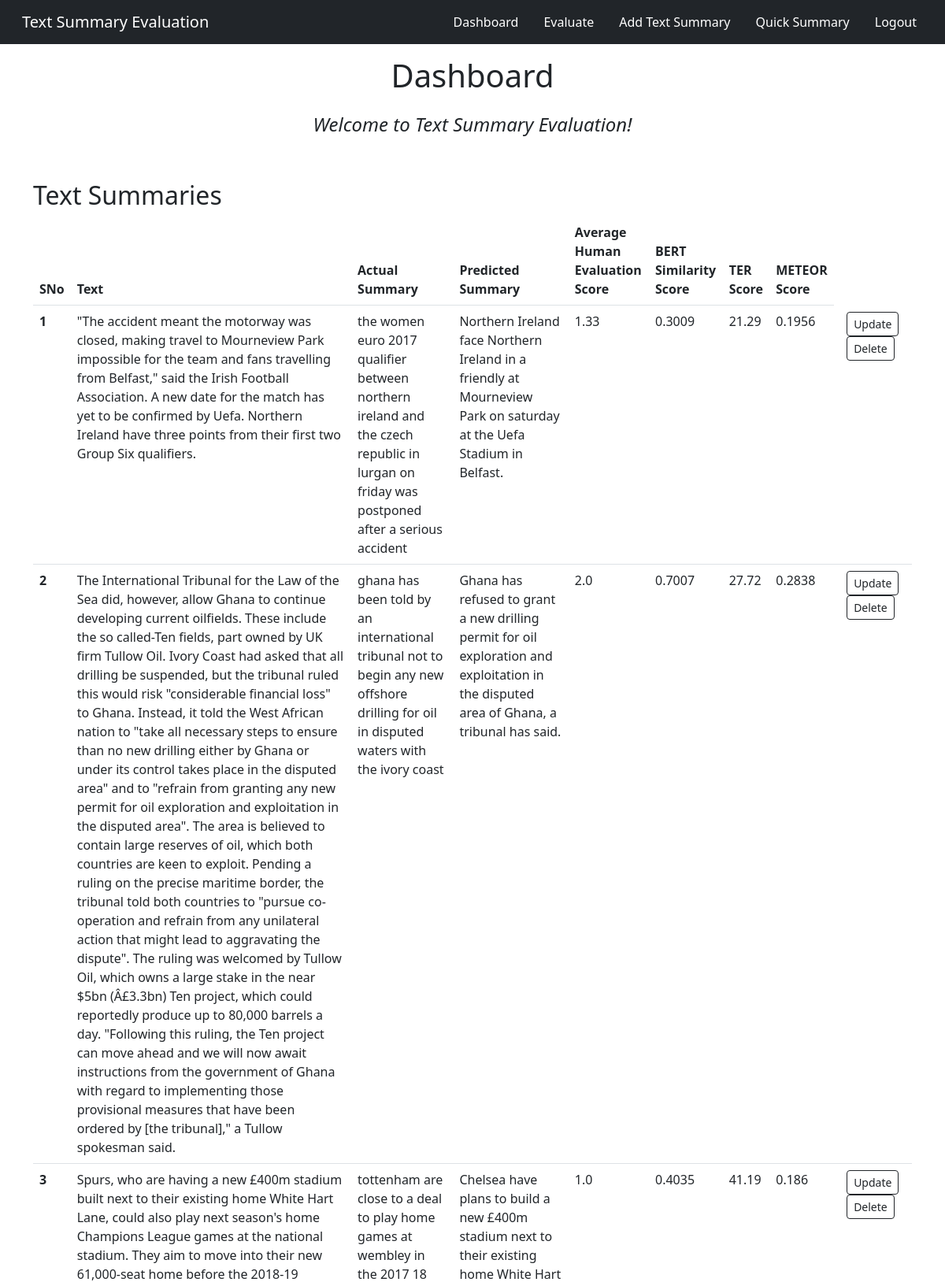
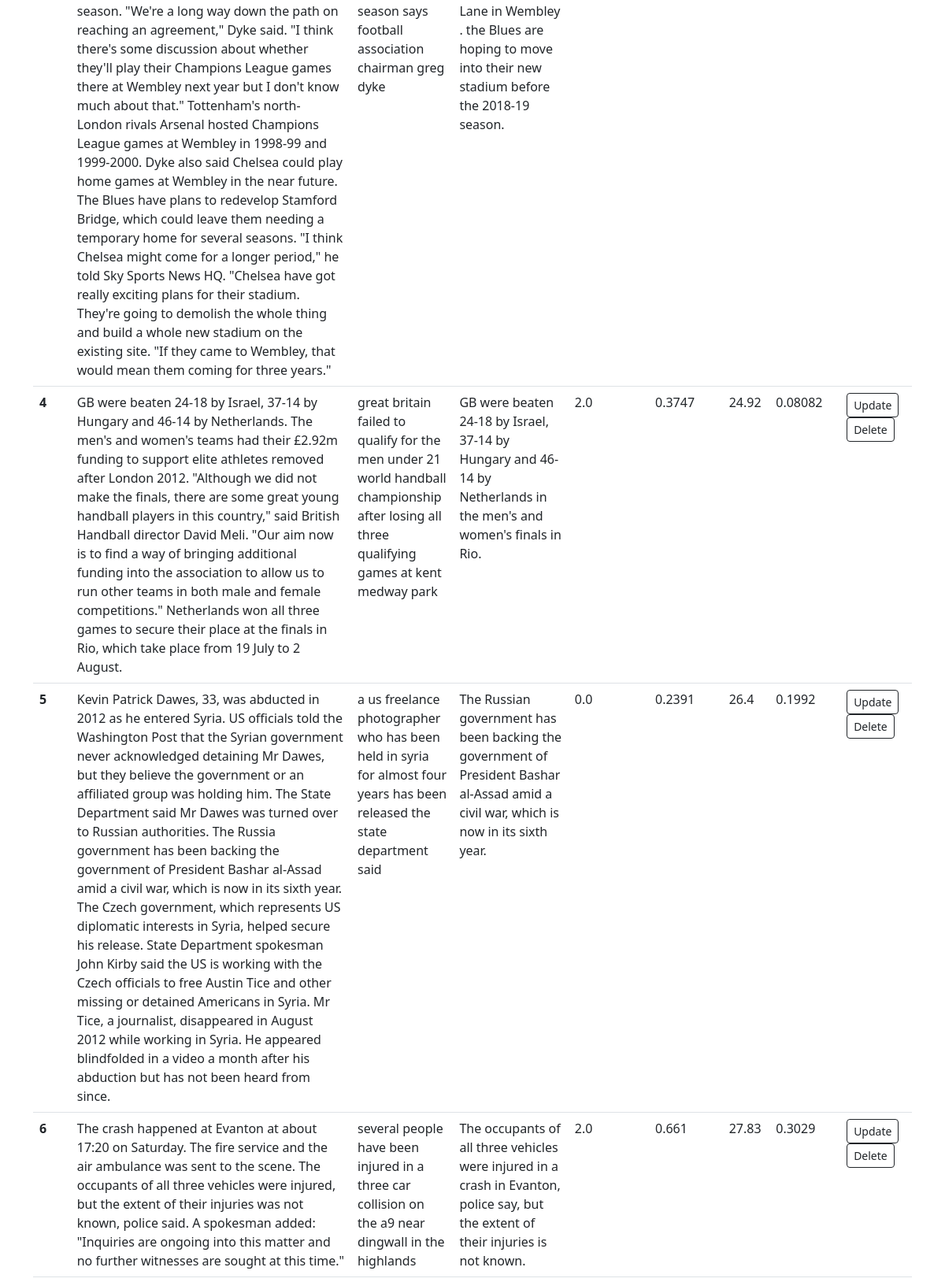
The page /dashboard (signed in, upper part) on the database its author committed (2 pictures, top to bottom).
### app.py (models this page shows, shortened)
class TextSum(db.Model):
    sno = db.Column(db.Integer, primary_key=True)
    text = db.Column(db.String(10000), nullable=False)
    predicted_summary = db.Column(db.String(1000), nullable=False)
    actual_summary = db.Column(db.String(1000), nullable=False)
    cos_sim_score = db.Column(db.Float, nullable=True)
    ter_score = db.Column(db.Float, nullable=True)
    meteor_score = db.Column(db.Float, nullable=True)
    human_score = db.Column(db.Float, nullable=True)
    date_created = db.Column(db.DateTime, default=datetime.utcnow)

### app.py (the view)
@app.route('/dashboard', methods=['GET', 'POST'])
@login_required
def dashboard():
    allTextSum = TextSum.query.all()
    return render_template('dashboard.html', allTextSum=allTextSum)

### app.py (called while the page is built)
@login_manager.user_loader
def load_user(user_id):
    return User.get(user_id)

    def get(id):
        return User.query.filter_by(id=id).first()

### templates/dashboard.html (shortened to what this page needs)
<!DOCTYPE html>
<html lang="en">
<head>
</head>
<body>
{% extends 'base2.html' %}
{% block body %}
    <h1>Dashboard</h1>
    <h4><i>Welcome to Text Summary Evaluation!</i></h4>
    <div class="container">
        <h2>Text Summaries</h2>
        {% if allTextSum|length == 0%}
            <div class="alert alert-dark" role="alert">
                No record
            </div>
        {% else %}
            <table class="table">
                <thead>
                    <tr>
                        <th scope="col">SNo</th>
                        <th scope="col">Text</th>
                        <th scope="col">Actual Summary</th>
                        <th scope="col">Predicted Summary</th>
                        <th scope="col">Average Human Evaluation Score</th>
                        <th scope="col">BERT Similarity Score</th>
                        <th scope="col">TER Score</th>
                        <th scope="col">METEOR Score</th>
                    </tr>
                </thead>
                <tbody>
                    {% for textsum in allTextSum %}
                        <tr>
                            <th scope="row">{{loop.index}}</th>
                            <td>{{textsum.text}}</td>
                            <td>{{textsum.actual_summary}}</td>
                            <td>{{textsum.predicted_summary}}</td>
                            <td>{{textsum.human_score}}</td>
                            <td>{{textsum.cos_sim_score}}</td>
                            <td>{{textsum.ter_score}}</td>
                            <td>{{textsum.meteor_score}}</td>
                            <td>
                                <a href="/textsum/update/{{textsum.sno}}" type="button" class="btn btn-outline-dark btn-sm mx-2">Update</button>
                                <a href="/textsum/delete/{{textsum.sno}}" type="button" class="btn btn-outline-dark btn-sm mx-2">Delete</button>
                            </td>
                        </tr>
                    {% endfor %}
                </tbody>
            </table>
        {% endif %}
    </div>
{% endblock body %}

### templates/dashboard.html (style rules this page uses)
h1 { padding: 1rem; text-align: center; }
h4 { padding-bottom: 3rem; text-align: center; }
.container { padding-bottom: 10rem; }

### rows shown on the page
TextSum: text "\"The accident meant the motorway was closed, making travel to Mourneview Park impossible for the team and fans travelling from Belfast,\" said the Irish Football Association. A new date for the match has yet to be confirmed by Uefa. Northern Ireland have three points from their first two Group Six qualifiers.", actual_summary "the women euro 2017 qualifier between northern ireland and the czech republic in lurgan on friday was postponed after a serious accident", predicted_summary "Northern Ireland face Northern Ireland in a friendly at Mourneview Park on saturday at the Uefa Stadium in Belfast.", human_score "1.33", cos_sim_score "0.3009", ter_score "21.29", meteor_score "0.1956"
TextSum: text "The International Tribunal for the Law of the Sea did, however, allow Ghana to continue developing current oilfields. These include the so called-Ten fields, part owned by UK firm Tullow Oil. Ivory Coast had asked that all drilling be suspended, but the tribunal ruled this would risk \"considerable financial loss\" to Ghana. Instead, it told the West African nation to \"take all necessary steps to ensure than no new drilling either by Ghana or under its control takes place in the disputed area\" and to \"refrain from granting any new permit for oil exploration and exploitation in the disputed area\". The area is believed to contain large reserves of oil, which both countries are keen to exploit.…", actual_summary "ghana has been told by an international tribunal not to begin any new offshore drilling for oil in disputed waters with the ivory coast", predicted_summary "Ghana has refused to grant a new drilling permit for oil exploration and exploitation in the disputed area of Ghana, a tribunal has said.", human_score "2.0", cos_sim_score "0.7007", ter_score "27.72", meteor_score "0.2838"
TextSum: text "Spurs, who are having a new £400m stadium built next to their existing home White Hart Lane, could also play next season's home Champions League games at the national stadium. They aim to move into their new 61,000-seat home before the 2018-19 season. \"We're a long way down the path on reaching an agreement,\" Dyke said. \"I think there's some discussion about whether they'll play their Champions League games there at Wembley next year but I don't know much about that.\" Tottenham's north-London rivals Arsenal hosted Champions League games at Wembley in 1998-99 and 1999-2000. Dyke also said Chelsea could play home games at Wembley in the near future. The Blues have plans to redevelop Stamford…", actual_summary "tottenham are close to a deal to play home games at wembley in the 2017 18 season says football association chairman greg dyke", predicted_summary "Chelsea have plans to build a new £400m stadium next to their existing home White Hart Lane in Wembley . the Blues are hoping to move into their new stadium before the 2018-19 season.", human_score "1.0", cos_sim_score "0.4035", ter_score "41.19", meteor_score "0.186"
TextSum: text "GB were beaten 24-18 by Israel, 37-14 by Hungary and 46-14 by Netherlands. The men's and women's teams had their £2.92m funding to support elite athletes removed after London 2012. \"Although we did not make the finals, there are some great young handball players in this country,\" said British Handball director David Meli. \"Our aim now is to find a way of bringing additional funding into the association to allow us to run other teams in both male and female competitions.\" Netherlands won all three games to secure their place at the finals in Rio, which take place from 19 July to 2 August.", actual_summary "great britain failed to qualify for the men under 21 world handball championship after losing all three qualifying games at kent medway park", predicted_summary "GB were beaten 24-18 by Israel, 37-14 by Hungary and 46-14 by Netherlands in the men's and women's finals in Rio.", human_score "2.0", cos_sim_score "0.3747", ter_score "24.92", meteor_score "0.08082"
TextSum: text "Kevin Patrick Dawes, 33, was abducted in 2012 as he entered Syria. US officials told the Washington Post that the Syrian government never acknowledged detaining Mr Dawes, but they believe the government or an affiliated group was holding him. The State Department said Mr Dawes was turned over to Russian authorities. The Russia government has been backing the government of President Bashar al-Assad amid a civil war, which is now in its sixth year. The Czech government, which represents US diplomatic interests in Syria, helped secure his release. State Department spokesman John Kirby said the US is working with the Czech officials to free Austin Tice and other missing or detained Americans in…", actual_summary "a us freelance photographer who has been held in syria for almost four years has been released the state department said", predicted_summary "The Russian government has been backing the government of President Bashar al-Assad amid a civil war, which is now in its sixth year.", human_score "0.0", cos_sim_score "0.2391", ter_score "26.4", meteor_score "0.1992"
TextSum: text "The crash happened at Evanton at about 17:20 on Saturday. The fire service and the air ambulance was sent to the scene. The occupants of all three vehicles were injured, but the extent of their injuries was not known, police said. A spokesman added: \"Inquiries are ongoing into this matter and no further witnesses are sought at this time.\"", actual_summary "several people have been injured in a three car collision on the a9 near dingwall in the highlands", predicted_summary "The occupants of all three vehicles were injured in a crash in Evanton, police say, but the extent of their injuries is not known.", human_score "2.0", cos_sim_score "0.661", ter_score "27.83", meteor_score "0.3029"
